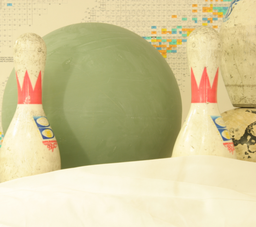
#> input picture images/view1.png, 256 x 227 px, shrunk from 626 x 555 before the run
$ python SSDCost.py
#> lines starting #> are read from the running program, lines starting #| are printed output that depends on the picture
import numpy as np
from PIL import Image


def stereo_match(left_img, right_img, kernel, max_offset):
    # Load in both images, assumed to be RGBA 8bit per channel images
#> called with left_img = 'images/view1.png', right_img = 'images/view5.png', kernel = 3, max_offset = 32
    left_img = Image.open(left_img).convert('L')
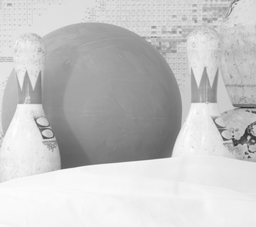
#> left_img: PIL image 256x227 L; min 41, max 254, mean 198.2
    left = np.asarray(left_img)
    right_img = Image.open(right_img).convert('L')
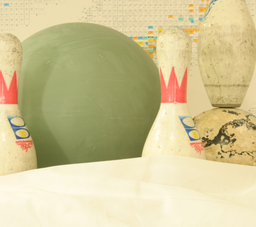
#> input picture images/view5.png, 256 x 227 px, shrunk from 626 x 555 before the run
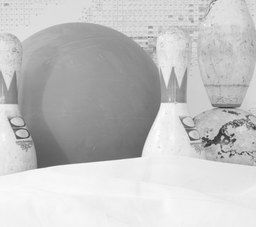
#> right_img: PIL image 256x227 L; min 48, max 254, mean 195.2
    right = np.asarray(right_img)
    w, h = left_img.size  # assume that both images are same size
#> w = 256; h = 227

    # Depth (or disparity) map
    depth = np.zeros((w, h), np.uint8)
    depth.shape = h, w

    kernel_half = int(kernel / 2)
    offset_adjust = 255 / max_offset  # this is used to map depth map output to 0-255 range

    for y in range(kernel_half, h - kernel_half):
        print("\rProcessing.. %d%% complete" % (y / (h - kernel_half) * 100), end="", flush=True)

        for x in range(kernel_half, w - kernel_half):
            best_offset = 0
            prev_ssd = 65534

            for offset in range(max_offset):
                ssd = 0
                ssd_temp = 0

                # v and u are the x,y of our local window search, used to ensure a good match
                # because the squared differences of two pixels alone is not enough ot go on
                for v in range(-kernel_half, kernel_half+1):
                    for u in range(-kernel_half, kernel_half+1):
                        # iteratively sum the sum of squared differences value for this block
                        # left[] and right[] are arrays of uint8, so converting them to int saves
                        # potential overflow
                        ssd_temp = int(left[y + v, x + u]) - int(right[y + v, (x + u) - offset])
                        ssd += ssd_temp * ssd_temp

                        # if this value is smaller than the previous ssd at this block
                # then it's theoretically a closer match. Store this value against
                # this block..
                if ssd < prev_ssd:
                    prev_ssd = ssd
                    best_offset = offset

            # set depth output for this x,y location to the best match
            depth[y, x] = best_offset * offset_adjust
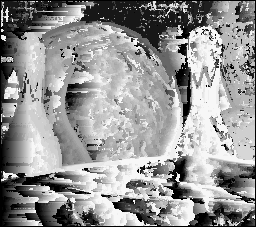
#> depth: shape (227, 256); min 0, max 247, mean 148.9

    # Convert to PIL and save it
    Image.fromarray(depth).save('depth.png')


if __name__ == '__main__':
    stereo_match("images/view1.png", "images/view5.png", 3, 32)
